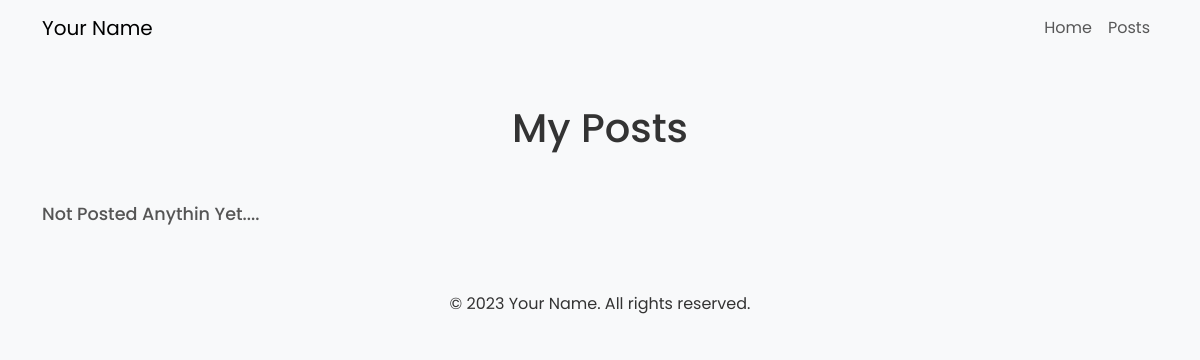
Page /projects on the earlier database version.
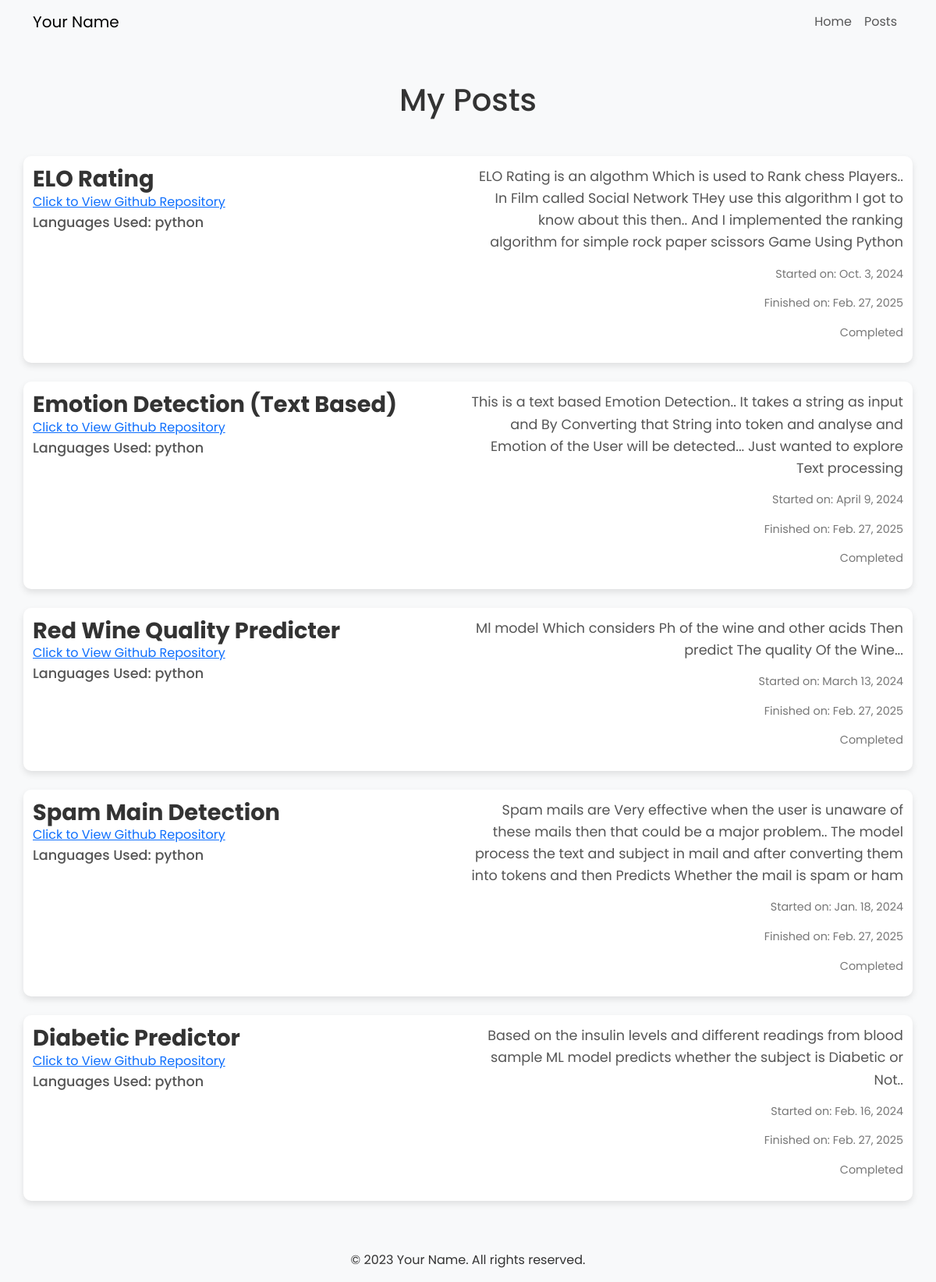
Same page on the later database version.
### projects/models.py (models this page shows)
class Project(models.Model):
    title=models.CharField(max_length=32)
    github=models.CharField(max_length=100)
    languages=models.CharField(max_length=50)
    description=models.CharField(max_length=500)
    started_date=models.DateField()
    conclusion_date=models.DateField()
    status=models.BooleanField()

### projects/views.py (the view)
# urls.py: path('projects',include("projects.urls"))
def projects(request):
    projects=Project.objects.all()
    return render(request,"projects.html",{"projects":projects})

### templates/projects.html (shortened to what this page needs)
<!DOCTYPE html>
<html lang="en">
  <head>
    <link
      href="https://cdn.jsdelivr.net/npm/bootstrap@5.3.0/dist/css/bootstrap.min.css"
      rel="stylesheet"
    />
  </head>
  <body>
    <nav class="navbar navbar-expand-lg navbar-light bg-light">
      <div class="container">
        <a class="navbar-brand" href="#">Your Name</a>
        <div class="collapse navbar-collapse" id="navbarNav">
          <ul class="navbar-nav ms-auto">
            <li class="nav-item">
              <a class="nav-link" href="/">Home</a>
            </li>
            <li class="nav-item">
              <a class="nav-link" href="/posts/">Posts</a>
            </li>
          </ul>
        </div>
      </div>
    </nav>
    <div class="container my-5">
      <h1 class="text-center mb-5">My Posts</h1>
      {% if projects %}
      {% for project in projects %}
      <div class="row post-container">
        <div class="col-md-8-post-details">
          <div class="left-end">
            <h2 class="post-title">{{ project.title }}</h2>
            <a href="{{ project.github }}" target="_blank"
              >Click to View Github Repository</a
            >
            <h5 class="post-description">
              Languages Used: {{ project.languages }}
            </h5>
          </div>
          <div class="right-end">
            <p class="post-description">{{ project.description }}</p>
            <p class="post-date">Started on: {{ project.started_date }}</p>
            {% if project.status %}
            <p class="post-date">Finished on: {{ project.conclusion_date }}</p>
            <p class="post-date">Completed</p>
            {% else %}
            <p class="post-date">Ongoing</p>
      {% endif %}
          </div>
        </div>
      </div>
      {% endfor %}
            {% else %}
                      <h2 class="post-description">Not Posted Anythin Yet....</h2>
      {% endif %}
    </div>
    <div class="footer bg-light py-3">
      <div class="container text-center">
        <p class="mb-0">&copy; 2023 Your Name. All rights reserved.</p>
      </div>
    </div>
  </body>
</html>

Differences in the rows shown:
added Project: title "ELO Rating", languages "python", description "ELO Rating is an algothm Which is used to Rank chess Players.. In Film called Social Network THey use this algorithm I got to know about this then.. And I implemented the ranking algorithm for simple rock paper scissors Game Using Python", started_date "Oct. 3, 2024", conclusion_date "Feb. 27, 2025"
added Project: title "Emotion Detection (Text Based)", languages "python", description "This is a text based Emotion Detection.. It takes a string as input and By Converting that String into token and analyse and Emotion of the User will be detected... Just wanted to explore Text processing", started_date "April 9, 2024", conclusion_date "Feb. 27, 2025"
added Project: title "Red Wine Quality Predicter", languages "python", description "Ml model Which considers Ph of the wine and other acids Then predict The quality Of the Wine...", started_date "March 13, 2024", conclusion_date "Feb. 27, 2025"
added Project: title "Spam Main Detection", languages "python", description "Spam mails are Very effective when the user is unaware of these mails then that could be a major problem.. The model process the text and subject in mail and after converting them into tokens and then Predicts Whether the mail is spam or ham", started_date "Jan. 18, 2024", conclusion_date "Feb. 27, 2025"
added Project: title "Diabetic Predictor", languages "python", description "Based on the insulin levels and different readings from blood sample ML model predicts whether the subject is Diabetic or Not..", started_date "Feb. 16, 2024", conclusion_date "Feb. 27, 2025"
Other differences:
text no longer shown: "Not Posted Anythin Yet...."
